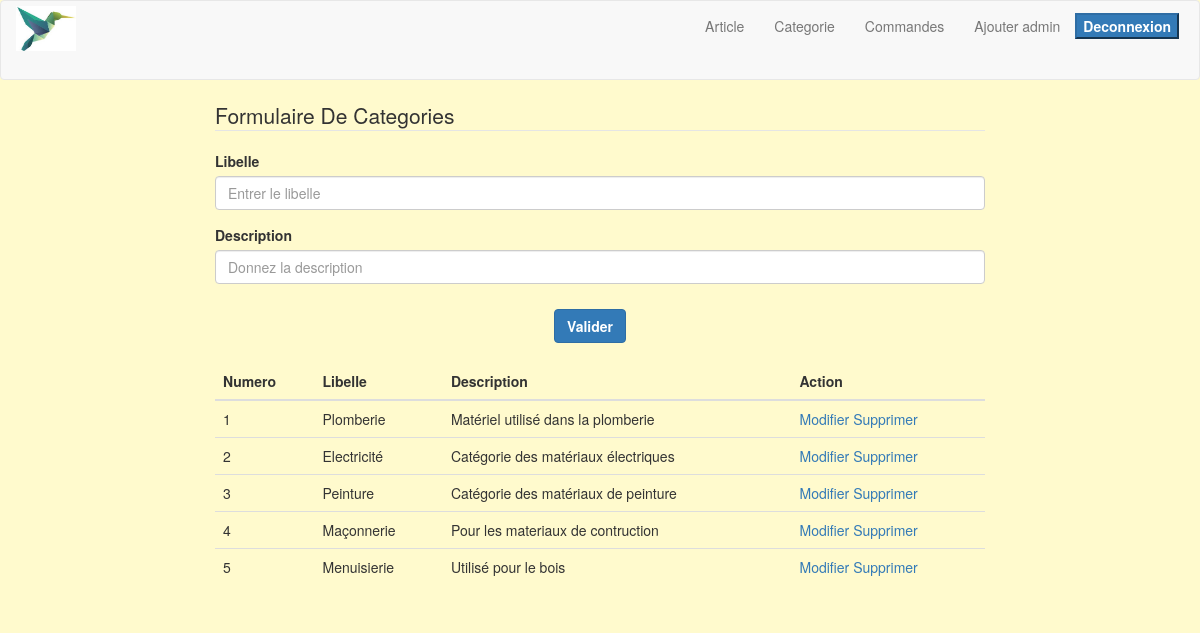
/categories.php, run on the app's committed database.
### tables this page shows
CREATE TABLE `categories` (
  `id` int(11) NOT NULL,
  `libelle` varchar(50) NOT NULL,
  `description` text NOT NULL
);

### categories.php (the view, shortened to what this page needs)
<?php
	include('menu.php');
?>
<!DOCTYPE html>
<html lang="fr">
	<head>
		<link rel="stylesheet" href="css/bootstrap.css" >
		<link rel="stylesheet" href="css/styles.css" >
	</head>
	<body>
		<div class="container-fluid">
			<div class="row">
				<div class="col-md-2"></div>
				<div class="col-md-8">
					<form action="" method="POST" role="form">
						<legend>Formulaire De Categories</legend>
						<div class="form-group">
							<label for="">Libelle</label>
							<input name="libelle" value="<?php if (isset ($_GET['id'])) echo $dataU['libelle']; ?>" type="text" class="form-control" id="libelle" placeholder="Entrer le libelle">
						</div>
						<div>
							<label for="">Description</label>
							<input name="description" value="<?php if (isset ($_GET['id'])) echo $dataU['description']; ?>" type="text" class="form-control" id="" placeholder="Donnez la description">
						</div>
						<div style="text-align: center;">
						<button name="btnValider" type="submit" class="btn btn-primary " id="btnValider">Valider</button>
						</div>
					</form>
				</div>
				<div class="col-md-2"></div>
			</div>
<br>
			<div class="row">
				<div class=" col-md-offset-2 col-md-8 ">
				<table class="table">
					<thead>
						<tr>
							<th>Numero</th>
							<th>Libelle</th>
							<th>Description</th>
							<th>Action</th>
						</tr>
					</thead>
					<tbody>
						<?php
							$n=1;
							$list=" SELECT * FROM categories";
							$res= mysqli_query($link,$list);
	while ($data = mysqli_fetch_array($res)){
						 ?>
						<tr>
							<td> <?php echo $n; ?> </td>
							<td><?php echo $data['libelle']; ?></td>
							<td><?php echo $data['description']; ?></td>
							<td>
								<a href="?id=<?php echo $data['id']; ?>">Modifier</a>
								<a href="?sup=<?php echo $data['id']; ?>">Supprimer</a>
							</td>
						</tr>
						<?php $n++;
						 } ?>
					</tbody>
				</table>
			</div>
			</div>
		</div>
</body>
</html>

### css/styles.css (style rules this page uses)
body { background-color: lemonchiffon; }
.btn-primary { margin-top: 25px; margin-right: 20px; font-weight: bold; }

### data on the page
categories: libelle "Plomberie", description "Matériel utilisé dans la plomberie"
categories: libelle "Electricité", description "Catégorie des matériaux électriques"
categories: libelle "Peinture", description "Catégorie des matériaux de peinture"
categories: libelle "Maçonnerie", description "Pour les materiaux de contruction"
categories: libelle "Menuisierie", description "Utilisé pour le bois"
